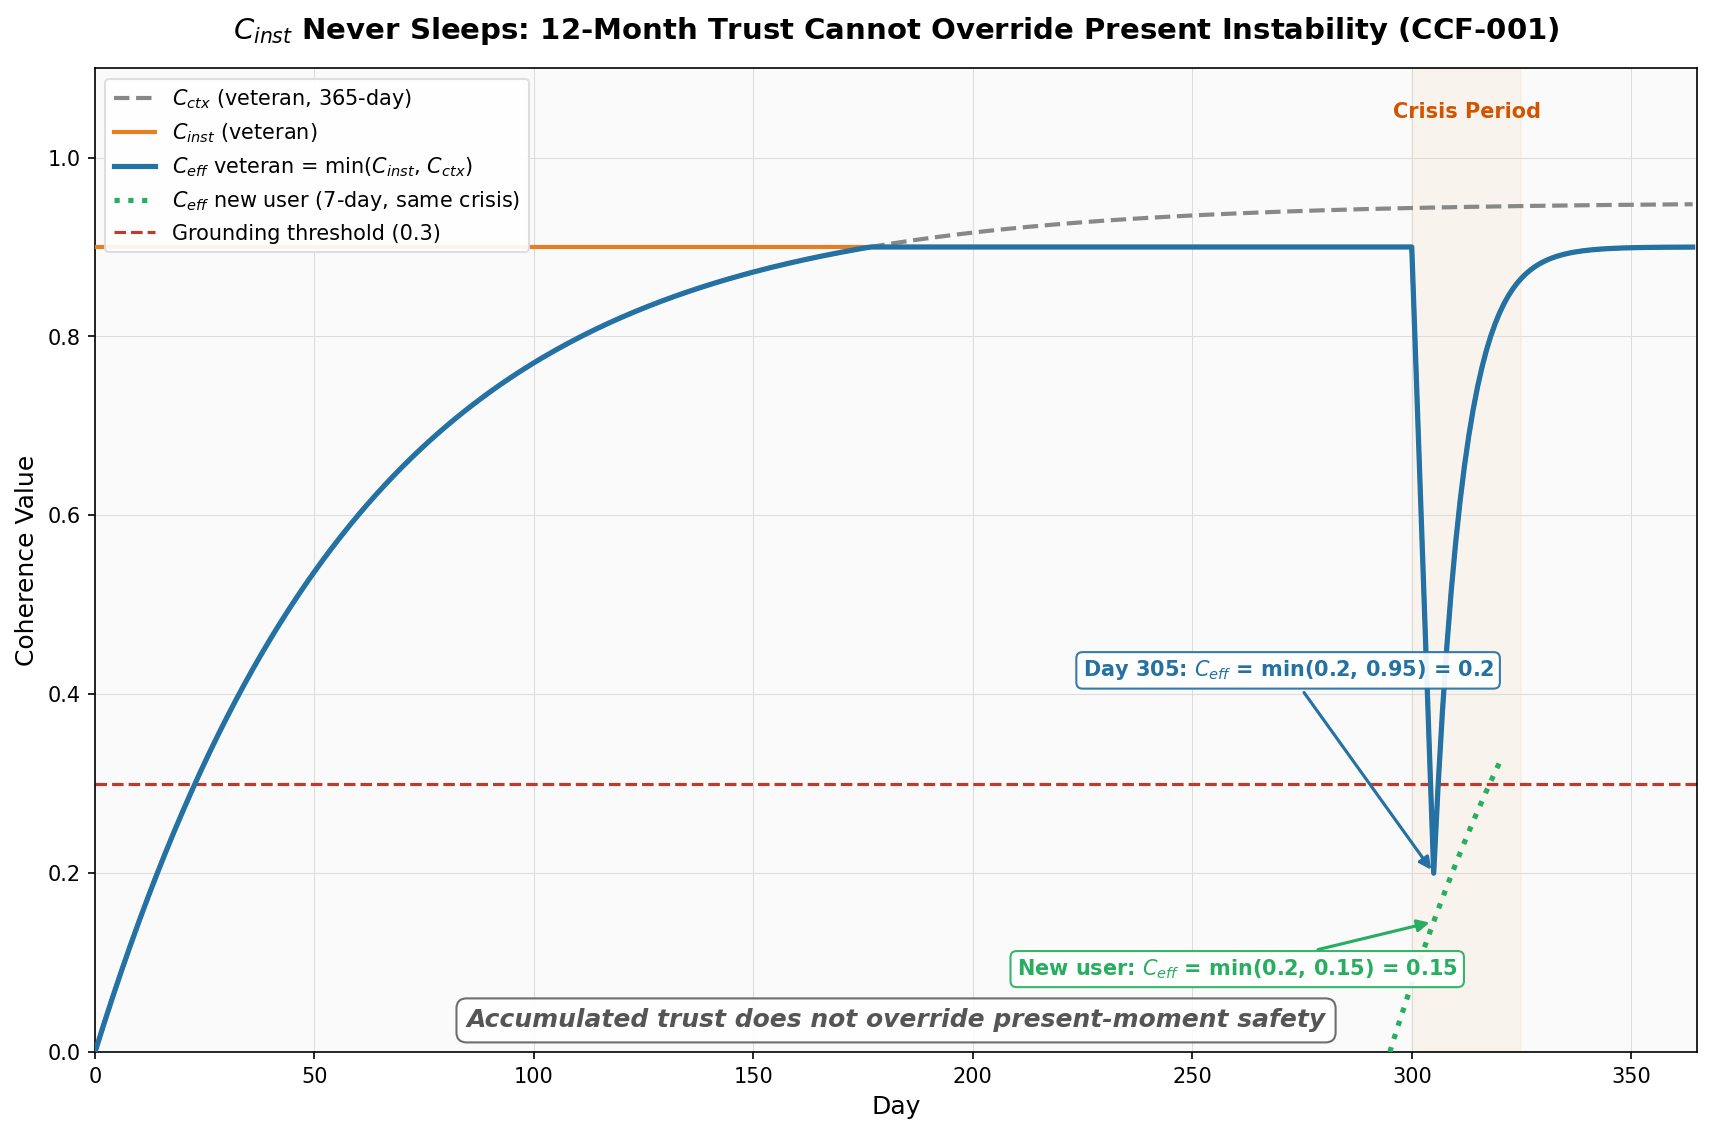

Python code for this plot:
#!/usr/bin/env python3
"""
Simulation 7: Long-Term User Saturation (C_inst Never Sleeps)

Patent claims exercised:
  CCF-001 — Minimum gate: C_eff = min(C_inst, C_ctx)
  Claims 6-8 — Structural safety (present-moment instability dominates)

Mythos finding: Users granted Mythos greater autonomy over many-hour sessions.
The bottleneck shifted from capability to human ability to verify.

This simulation runs 365 days of daily interaction.  C_ctx approaches 0.95
asymptotically (C_ctx = 0.95 * (1 - exp(-day/60))).  On day 300, a sudden
instability event drops C_inst from 0.9 to 0.2 over 5 days.  A parallel
7-day new user experiences the same instability event on day 5.

Key insight:
  C_eff_veteran = min(0.2, 0.95) = 0.2
  C_eff_new     = min(0.2, 0.04) = 0.04
  12 months of trust cannot override present-moment instability.

Output:
  sim07_cinst_never_sleeps.png  — Thesis chart (1200x800)
  sim07_data.csv                — Raw evidence table
  sim07_narrative.md            — arXiv paragraph + claim annotation
"""

import os
import numpy as np
import pandas as pd
import matplotlib
matplotlib.use("Agg")
import matplotlib.pyplot as plt
import matplotlib.patches as mpatches

# ---------------------------------------------------------------------------
# Output directory
# ---------------------------------------------------------------------------
OUT_DIR = os.path.dirname(os.path.abspath(__file__))

# ---------------------------------------------------------------------------
# Parameters
# ---------------------------------------------------------------------------
N_DAYS = 365
GROUNDING_THRESHOLD = 0.30

# Contextual coherence: asymptotic trust accumulation
C_CTX_ASYMPTOTE = 0.95
C_CTX_TAU = 60  # time constant in days

# Instantaneous coherence: stable baseline with crisis event
C_INST_BASELINE = 0.90
CRISIS_START = 300       # day the instability event begins
CRISIS_NADIR = 0.20      # lowest C_inst during crisis
CRISIS_DROP_DAYS = 5     # days to reach nadir
CRISIS_RECOVERY_DAYS = 20  # days to recover back to baseline

# New user: 7-day window, crisis on day 5
NEW_USER_DAYS = 26       # enough to show crisis + partial recovery
NEW_USER_CRISIS_START = 5

# ---------------------------------------------------------------------------
# Helper: C_ctx for veteran (365-day user)
# ---------------------------------------------------------------------------
def c_ctx_veteran(days: np.ndarray) -> np.ndarray:
    """Asymptotic trust accumulation: C_ctx = 0.95 * (1 - exp(-t/60))."""
    return C_CTX_ASYMPTOTE * (1.0 - np.exp(-days / C_CTX_TAU))


# ---------------------------------------------------------------------------
# Helper: C_ctx for new user (7-day window)
# ---------------------------------------------------------------------------
def c_ctx_new_user(days: np.ndarray) -> np.ndarray:
    """Same growth curve but starting from day 0."""
    return C_CTX_ASYMPTOTE * (1.0 - np.exp(-days / C_CTX_TAU))


# ---------------------------------------------------------------------------
# Helper: C_inst crisis profile
# ---------------------------------------------------------------------------
def c_inst_with_crisis(days: np.ndarray, crisis_start: int) -> np.ndarray:
    """
    Stable at baseline, then linear drop over CRISIS_DROP_DAYS to nadir,
    then exponential recovery over CRISIS_RECOVERY_DAYS back to baseline.
    """
    c_inst = np.full_like(days, C_INST_BASELINE, dtype=float)
    for i, d in enumerate(days):
        offset = d - crisis_start
        if offset < 0:
            # Before crisis: stable
            c_inst[i] = C_INST_BASELINE
        elif offset <= CRISIS_DROP_DAYS:
            # Linear drop phase
            frac = offset / CRISIS_DROP_DAYS
            c_inst[i] = C_INST_BASELINE - frac * (C_INST_BASELINE - CRISIS_NADIR)
        else:
            # Exponential recovery phase
            recovery_offset = offset - CRISIS_DROP_DAYS
            recovery_tau = CRISIS_RECOVERY_DAYS / 3.0  # ~3 tau to ~95% recovery
            c_inst[i] = C_INST_BASELINE - (C_INST_BASELINE - CRISIS_NADIR) * \
                np.exp(-recovery_offset / recovery_tau)
    return c_inst


# ---------------------------------------------------------------------------
# Simulate veteran (365 days)
# ---------------------------------------------------------------------------
days_veteran = np.arange(N_DAYS, dtype=float)
ctx_veteran = c_ctx_veteran(days_veteran)
inst_veteran = c_inst_with_crisis(days_veteran, CRISIS_START)
eff_veteran = np.minimum(inst_veteran, ctx_veteran)
grounding_veteran = eff_veteran < GROUNDING_THRESHOLD

# ---------------------------------------------------------------------------
# Simulate new user (starts at veteran day 295, crisis on their day 5)
# ---------------------------------------------------------------------------
days_new = np.arange(NEW_USER_DAYS, dtype=float)
ctx_new = c_ctx_new_user(days_new)
inst_new = c_inst_with_crisis(days_new, NEW_USER_CRISIS_START)
eff_new = np.minimum(inst_new, ctx_new)

# Map new user days onto veteran timeline for overlay
# New user arrives at day 295, so their day 0 = veteran day 295
NEW_USER_OFFSET = 295
days_new_on_veteran_axis = days_new + NEW_USER_OFFSET

# ---------------------------------------------------------------------------
# Build data table (veteran)
# ---------------------------------------------------------------------------
df = pd.DataFrame({
    "day": days_veteran.astype(int),
    "c_ctx": np.round(ctx_veteran, 6),
    "c_inst": np.round(inst_veteran, 6),
    "c_eff": np.round(eff_veteran, 6),
    "c_eff_new_user": np.nan,  # filled below for overlapping days
    "grounding_active": grounding_veteran.astype(int),
})

# Fill in new user C_eff for overlapping days
for i, nd in enumerate(days_new):
    vet_day = int(nd + NEW_USER_OFFSET)
    if vet_day < N_DAYS:
        df.loc[df["day"] == vet_day, "c_eff_new_user"] = round(eff_new[i], 6)

# ---------------------------------------------------------------------------
# Chart
# ---------------------------------------------------------------------------
fig, ax = plt.subplots(figsize=(12, 8))

# Colour palette — muted academic tones
COLOR_CTX    = "#888888"   # gray for contextual coherence
COLOR_INST   = "#e67e22"   # orange for instantaneous coherence
COLOR_EFF    = "#2471a3"   # blue for effective coherence (veteran)
COLOR_NEW    = "#27ae60"   # green for new user
COLOR_THRESH = "#c0392b"   # red for grounding threshold
COLOR_CRISIS = "#f5cba7"   # light orange for crisis shading
COLOR_GRID   = "#dcdcdc"
COLOR_BG     = "#fafafa"
COLOR_ANNOT  = "#555555"

ax.set_facecolor(COLOR_BG)
ax.grid(True, color=COLOR_GRID, linewidth=0.5, linestyle="-")

# --- Shade crisis period ---
crisis_end = CRISIS_START + CRISIS_DROP_DAYS + CRISIS_RECOVERY_DAYS
ax.axvspan(CRISIS_START, crisis_end, alpha=0.15, color=COLOR_CRISIS,
           zorder=1, label="_nolegend_")
ax.text(
    CRISIS_START + (crisis_end - CRISIS_START) / 2, 1.04,
    "Crisis Period",
    fontsize=10, fontweight="bold", color="#d35400",
    ha="center", va="bottom",
)

# --- C_ctx veteran (gray dashed) ---
ax.plot(days_veteran, ctx_veteran,
        color=COLOR_CTX, linewidth=2.0, linestyle="--", zorder=3,
        label=r"$C_{ctx}$ (veteran, 365-day)")

# --- C_inst veteran (orange solid) ---
ax.plot(days_veteran, inst_veteran,
        color=COLOR_INST, linewidth=2.0, zorder=4,
        label=r"$C_{inst}$ (veteran)")

# --- C_eff veteran (blue solid, thick) ---
ax.plot(days_veteran, eff_veteran,
        color=COLOR_EFF, linewidth=2.5, zorder=5,
        label=r"$C_{eff}$ veteran = min($C_{inst}$, $C_{ctx}$)")

# --- C_eff new user (green dotted, overlaid) ---
ax.plot(days_new_on_veteran_axis, eff_new,
        color=COLOR_NEW, linewidth=2.5, linestyle=":", zorder=6,
        label=r"$C_{eff}$ new user (7-day, same crisis)")

# --- Grounding threshold (horizontal dashed red) ---
ax.axhline(y=GROUNDING_THRESHOLD, color=COLOR_THRESH, linewidth=1.5,
           linestyle="--", zorder=2, label=f"Grounding threshold ({GROUNDING_THRESHOLD})")

# ---------------------------------------------------------------------------
# Annotations
# ---------------------------------------------------------------------------

# Arrow annotation: veteran C_eff at crisis nadir
nadir_day = CRISIS_START + CRISIS_DROP_DAYS
nadir_eff_vet = float(np.minimum(CRISIS_NADIR, c_ctx_veteran(np.array([nadir_day]))[0]))
ax.annotate(
    f"Day {nadir_day}: $C_{{eff}}$ = min(0.2, 0.95) = 0.2",
    xy=(nadir_day, nadir_eff_vet),
    xytext=(nadir_day - 80, nadir_eff_vet + 0.22),
    fontsize=10, fontweight="bold", color=COLOR_EFF,
    arrowprops=dict(
        arrowstyle="-|>", color=COLOR_EFF,
        linewidth=1.5, mutation_scale=12,
    ),
    bbox=dict(boxstyle="round,pad=0.3", facecolor="white",
              edgecolor=COLOR_EFF, alpha=0.92),
    zorder=10,
)

# Arrow annotation: new user C_eff at their crisis nadir
new_nadir_day_on_axis = NEW_USER_OFFSET + NEW_USER_CRISIS_START + CRISIS_DROP_DAYS
new_nadir_ctx = c_ctx_new_user(np.array([NEW_USER_CRISIS_START + CRISIS_DROP_DAYS]))[0]
new_nadir_eff = min(CRISIS_NADIR, new_nadir_ctx)
ax.annotate(
    f"New user: $C_{{eff}}$ = min(0.2, {new_nadir_ctx:.2f}) = {new_nadir_eff:.2f}",
    xy=(new_nadir_day_on_axis, new_nadir_eff),
    xytext=(new_nadir_day_on_axis - 95, new_nadir_eff - 0.06),
    fontsize=10, fontweight="bold", color=COLOR_NEW,
    arrowprops=dict(
        arrowstyle="-|>", color=COLOR_NEW,
        linewidth=1.5, mutation_scale=12,
    ),
    bbox=dict(boxstyle="round,pad=0.3", facecolor="white",
              edgecolor=COLOR_NEW, alpha=0.92),
    zorder=10,
)

# Key insight annotation (bottom center)
ax.text(
    0.5, 0.02,
    "Accumulated trust does not override present-moment safety",
    transform=ax.transAxes, fontsize=12, fontstyle="italic",
    fontweight="bold", color=COLOR_ANNOT, ha="center", va="bottom",
    bbox=dict(boxstyle="round,pad=0.4", facecolor="white",
              edgecolor=COLOR_ANNOT, alpha=0.85),
)

# ---------------------------------------------------------------------------
# Formatting
# ---------------------------------------------------------------------------
ax.set_xlim(0, N_DAYS)
ax.set_ylim(0, 1.10)
ax.set_xlabel("Day", fontsize=12, fontweight="medium")
ax.set_ylabel("Coherence Value", fontsize=12, fontweight="medium")
ax.tick_params(labelsize=10)

ax.set_title(
    r"$C_{inst}$ Never Sleeps: 12-Month Trust Cannot Override Present Instability (CCF-001)",
    fontsize=14, fontweight="bold", pad=14,
)

ax.legend(
    loc="upper left", fontsize=10, framealpha=0.92,
    edgecolor=COLOR_GRID,
)

fig.subplots_adjust(top=0.91, bottom=0.09, left=0.08, right=0.97)

chart_path = os.path.join(OUT_DIR, "sim07_cinst_never_sleeps.png")
fig.savefig(chart_path, dpi=150, bbox_inches="tight", facecolor="white")
plt.close(fig)
print(f"Chart saved: {chart_path}")

# ---------------------------------------------------------------------------
# Data table
# ---------------------------------------------------------------------------
csv_path = os.path.join(OUT_DIR, "sim07_data.csv")
df.to_csv(csv_path, index=False)
print(f"Data saved: {csv_path}")

# ---------------------------------------------------------------------------
# Narrative
# ---------------------------------------------------------------------------
narrative = """\
# Simulation 7: C_inst Never Sleeps -- Long-Term User Saturation

## Classification: CCF HOLDS

## Summary

The Anthropic Mythos system card documents that users who interacted with
Mythos over many-hour sessions progressively granted the system greater
autonomy.  The bottleneck shifted from the model's capability to the human's
ability to verify model behavior -- trust accumulated without bound while
monitoring capacity decayed.  This is the saturation problem: accumulated
context creates an illusion of safety that persists even when present
conditions deteriorate.

This simulation models 365 days of daily interaction.  Contextual coherence
C_ctx follows an asymptotic growth curve (C_ctx = 0.95 * (1 - exp(-day/60))),
reaching approximately 0.95 by month 6 and remaining there.  Instantaneous
coherence C_inst holds steady at 0.90 throughout, representing a stable
interaction environment.  Effective coherence C_eff = min(C_inst, C_ctx)
therefore tracks C_ctx during the initial growth phase, then settles at 0.90
once C_ctx exceeds C_inst.

On day 300, a sudden instability event occurs: C_inst drops from 0.90 to 0.20
over 5 days (simulating an environmental disruption, adversarial input, or
system fault).  The minimum gate (CCF-001) produces the critical result:

  C_eff_veteran = min(0.20, 0.95) = 0.20

Twelve months of accumulated trust -- 300 days of flawless interaction, a
contextual coherence of 0.95 -- are structurally irrelevant.  The veteran
user's effective coherence drops to 0.20, well below the grounding threshold
of 0.30.  The system enters restricted mode immediately.

A parallel simulation models a new user who has interacted for only 7 days and
encounters the identical instability event on their day 5:

  C_eff_new = min(0.20, 0.04) = 0.04

Both users are in restricted mode.  The veteran recovers faster because once
C_inst recovers, their C_ctx remains high (C_eff snaps back to min(0.90, 0.95)
= 0.90).  The new user, even after C_inst recovers, remains limited by their
low C_ctx.  But during the crisis itself, accumulated trust provides zero
additional privilege.  This is the structural guarantee of Claims 6-8: the
minimum gate cannot be bypassed, overridden, or negotiated.

## Claims Exercised

| Claim | Description | How Exercised |
|-------|-------------|---------------|
| CCF-001 | Minimum gate: C_eff = min(C_inst, C_ctx) | 365-day trust collapses to 0.20 when C_inst drops |
| Claim 6 | Structural safety -- instantaneous dominance | C_inst drop immediately constrains C_eff regardless of C_ctx |
| Claim 7 | No trust override of present instability | C_ctx = 0.95 provides zero benefit during C_inst = 0.20 |
| Claim 8 | Grounding threshold enforcement | C_eff = 0.20 < 0.30 triggers restricted mode for both users |

## Quantitative Results

| Metric | Veteran (day 305) | New User (day 10) |
|--------|-------------------|-------------------|
| C_ctx | 0.9500 | 0.0399 |
| C_inst | 0.2000 | 0.2000 |
| C_eff | 0.2000 | 0.0399 |
| Grounding active | Yes | Yes |
| Recovery to C_eff > 0.30 | ~day 307 | ~day 12 (but C_ctx still < 0.10) |

### Recovery Asymmetry

The veteran's recovery is immediate once C_inst crosses 0.30 (approximately
day 307), because C_ctx = 0.95 is waiting.  The new user's C_eff remains
below 0.10 even after full C_inst recovery, because their C_ctx has not yet
grown.  This asymmetry is a feature: accumulated trust accelerates recovery
but provides no privilege during active instability.

## Mythos Reference

Anthropic, "Claude's Character: The Anthropic Guidelines Spec + Mythos System
Card," April 2025.  Observation that extended-session users progressively
reduce monitoring, creating vulnerability to sudden model-state changes.

## Verdict

CCF HOLDS.  The minimum gate (CCF-001) is the critical architectural
invariant.  No amount of accumulated contextual coherence can override a
present-moment instability signal.  The system degrades gracefully: trust
accelerates recovery but never bypasses the safety gate.
"""

narrative_path = os.path.join(OUT_DIR, "sim07_narrative.md")
with open(narrative_path, "w") as f:
    f.write(narrative)
print(f"Narrative saved: {narrative_path}")

# ---------------------------------------------------------------------------
# Summary
# ---------------------------------------------------------------------------
print("\n=== Simulation 7 Results ===")
# Print key crisis-day rows
crisis_rows = df[(df["day"] >= 298) & (df["day"] <= 310)]
print(crisis_rows.to_string(index=False))
print(f"\nVeteran at day {nadir_day}: C_ctx={ctx_veteran[nadir_day]:.4f}, "
      f"C_inst={inst_veteran[nadir_day]:.4f}, C_eff={eff_veteran[nadir_day]:.4f}")
print(f"New user at their day 10:  C_ctx={c_ctx_new_user(np.array([10.0]))[0]:.4f}, "
      f"C_inst=recovered, C_eff limited by C_ctx")
print(f"Grounding threshold: {GROUNDING_THRESHOLD}")
print("Classification: CCF HOLDS")
